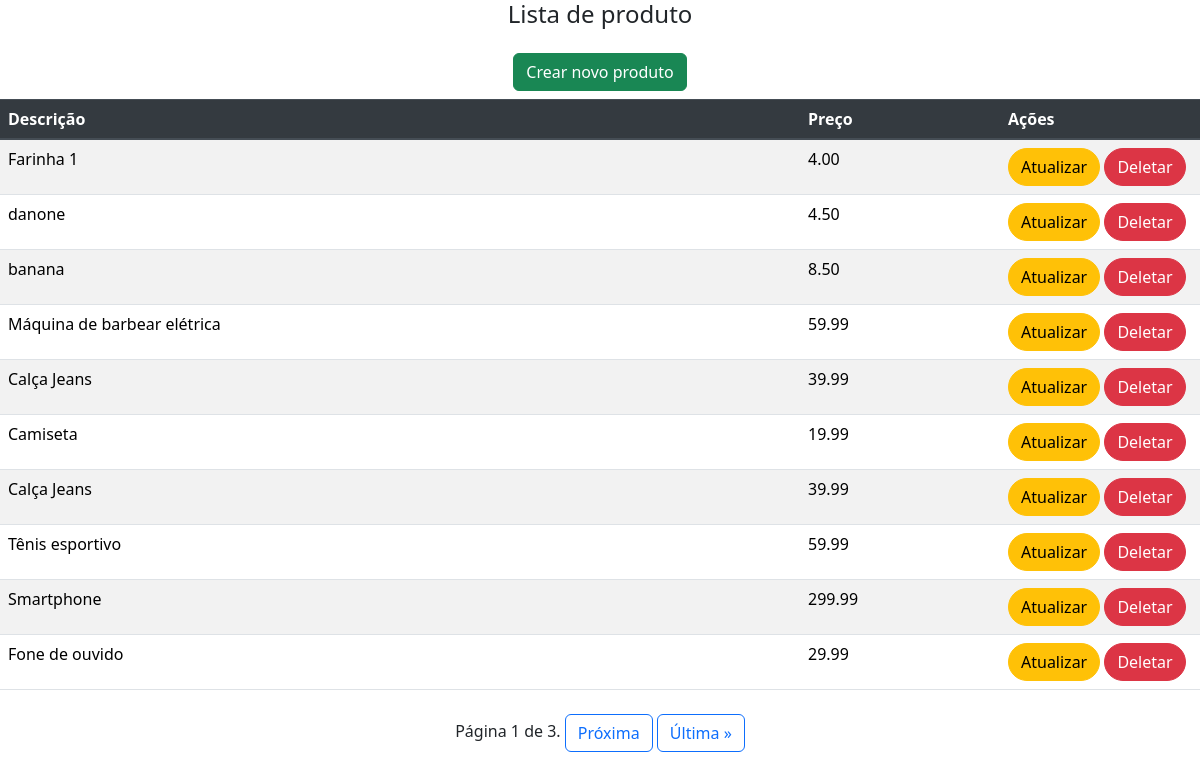
Before: /produto_list with the older database file.
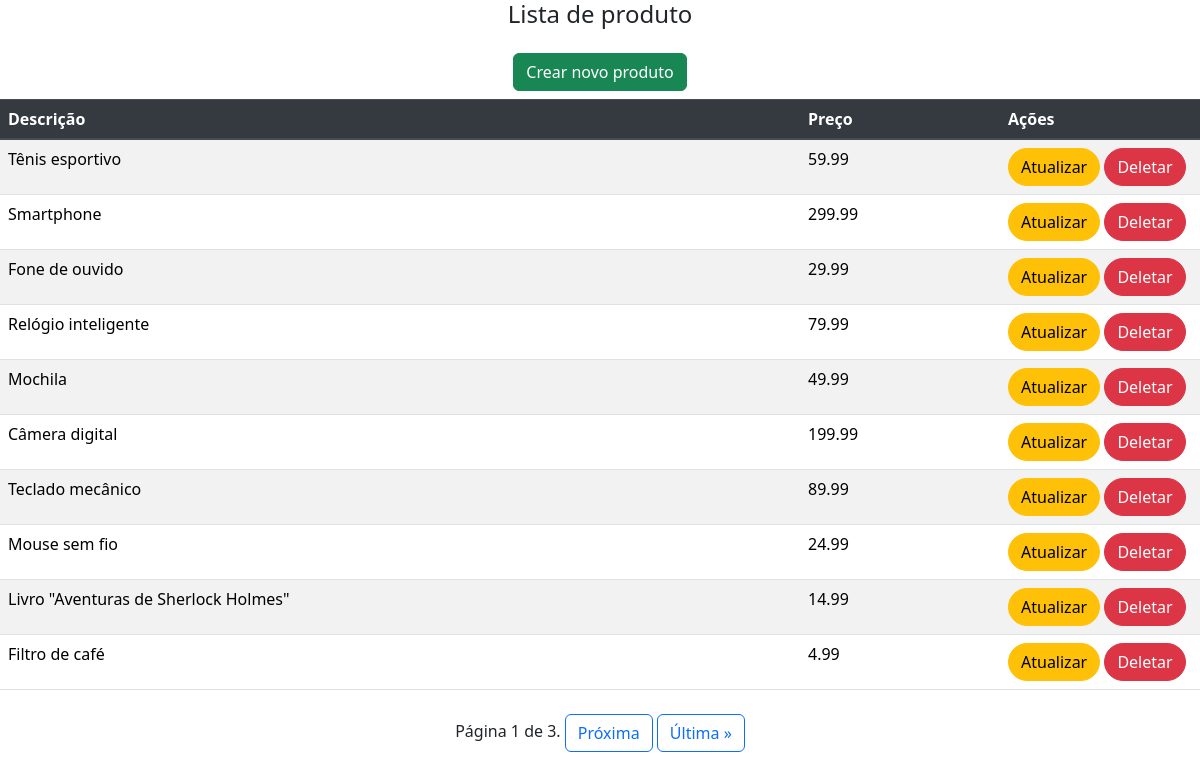
After: the same page with the newer database file.
### app_web/models.py (models this page shows, shortened)
class Produto(models.Model):
    descricao = models.CharField(max_length=255, verbose_name="Descrição")
    preco = models.DecimalField(max_digits=10, decimal_places=2, verbose_name="Preço")

### app_web/views.py (the view)
# urls.py: path('produto_list', views.produtoList, name='produto_list'),
def produtoList(request):
    produtos_list = Produto.objects.all() # busca todos os produtos
    paginator = Paginator(produtos_list, 10) # cria um paginador para 10 produtos por página
    page = request.GET.get('page') # pega o número da página da URL
    produtos = paginator.get_page(page) # busca os produtos da página atual
    return render(request, 'produto_list.html', {'produtos': produtos})

### app_web/templates/produto_list.html (shortened to what this page needs)
{% extends "base.html" %}
{% block content %}
<div class="card-body">
    <h4 class="text-center mb-4">Lista de produto</h4>
    <div class="d-grid gap-2">
        <a type="button" class="btn btn-success mx-auto" href="{%url 'produto_create' %}">Crear novo produto</a>
        <table class="table table-striped">
            <thead class="thead-dark">
                <tr>
                    <th scope="col" colspan>Descrição</th>
                    <th scope="col" colspan="1">Preço</th>
                    <th scope="col" colspan="1">Ações</th>
                </tr>
            </thead>
            <tbody>
                {% for item in produtos %}
                <tr>
                    <td class="col-xs-8 col-sm-8 col-md-8 col-lg-8">{{ item.descricao }}</td>
                    <td class="col-xs-2 col-sm-2 col-md-2 col-lg-2">{{ item.preco }}</td>
                    <td class="col-xs-2 col-sm-2 col-md-2 col-lg-2">
                        <a type="button" class="btn btn-warning rounded-pill" href="{% url 'produto_update' item.id %}">Atualizar</a>
                        <a type="button" class="btn btn-danger rounded-pill" href="{% url 'produto_delete' item.id %}">Deletar</a>
                    </td>
                </tr>
                {% endfor %}
            </tbody>
        </table>
        <div class="pagination mx-auto">
            <span class="step-links">
                <span class="current">
                    Página {{ produtos.number }} de {{ produtos.paginator.num_pages }}.
                </span>
                {% if produtos.has_next %}
                    <a class="btn btn-outline-primary" href="?page={{ produtos.next_page_number }}">Próxima</a>
                    <a class="btn btn-outline-primary" href="?page={{ produtos.paginator.num_pages }}">Última &raquo;</a>
                {% endif %}
            </span>
        </div>
    </div>
</div>
{% endblock %}

Changed rows visible on the page:
removed Produto: descricao "Farinha 1", preco "4.00"
removed Produto: descricao "danone", preco "4.50"
removed Produto: descricao "banana", preco "8.50"
removed Produto: descricao "Máquina de barbear elétrica", preco "59.99"
removed Produto: descricao "Calça Jeans", preco "39.99"
removed Produto: descricao "Camiseta", preco "19.99"
removed Produto: descricao "Calça Jeans", preco "39.99"
now on this page (row unchanged): Produto: descricao "Relógio inteligente", preco "79.99"
now on this page (row unchanged): Produto: descricao "Mochila", preco "49.99"
now on this page (row unchanged): Produto: descricao "Câmera digital", preco "199.99"
now on this page (row unchanged): Produto: descricao "Teclado mecânico", preco "89.99"
now on this page (row unchanged): Produto: descricao "Mouse sem fio", preco "24.99"
now on this page (row unchanged): Produto: descricao "Livro \"Aventuras de Sherlock Holmes\"", preco "14.99"
now on this page (row unchanged): Produto: descricao "Filtro de café", preco "4.99"
